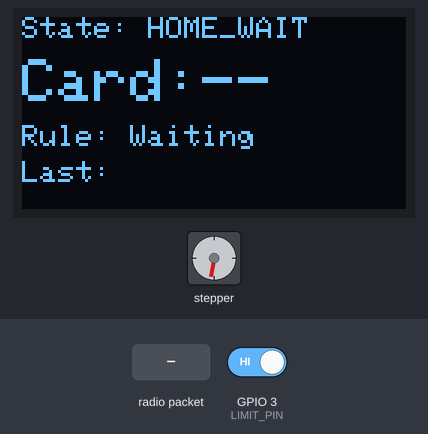
This sketch was run on a simulated ESP32. Parts: 128×64 one-colour display, stepper motor. Inputs (shaded band) come from the test bench; at power-on: GPIO 3 (LIMIT_PIN) HIGH. Stepper angles assume 200 steps per turn; what the sketch prints to the serial monitor is not drawn.

Above: at 1.2 s.
1.3 s: GPIO 3 (LIMIT_PIN) driven LOW
At 1.71 s:
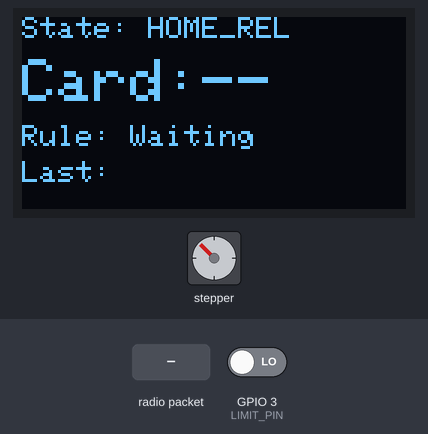
3.9 s: radio packet "1" arrives
At 4.12 s:
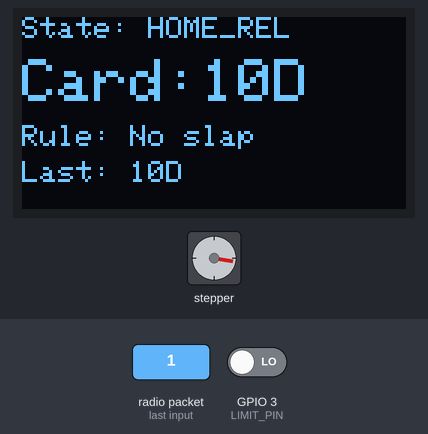
6.3 s: radio packet "2" arrives
At 6.53 s:
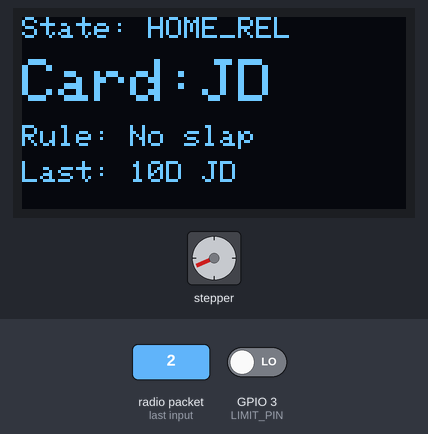
8.7 s: GPIO 3 (LIMIT_PIN) driven HIGH
At 10.3 s:
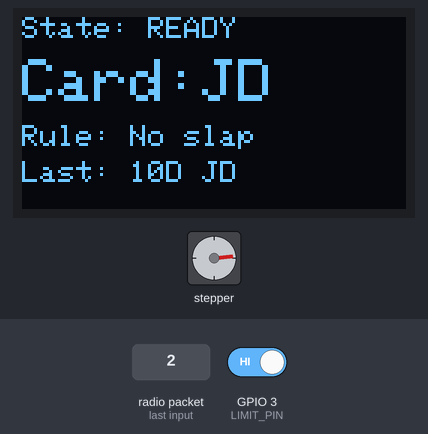
10.6 s: radio packet "1" arrives
At 10.8 s:
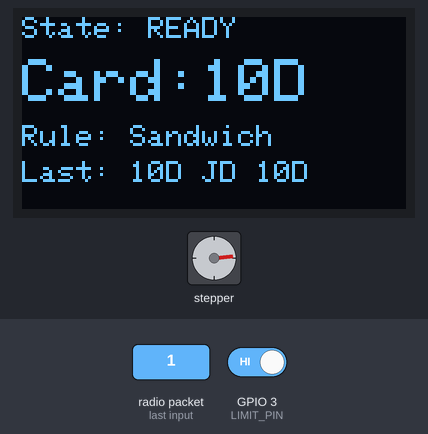
13.0 s: GPIO 3 (LIMIT_PIN) driven LOW
At 13.8 s:
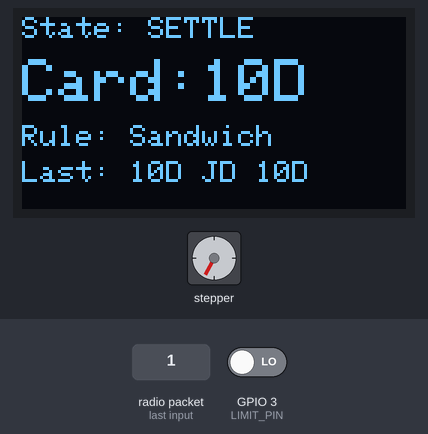
Timing chart, 0 to 17.0 s (numbered marks = the images above; inputs shaded):
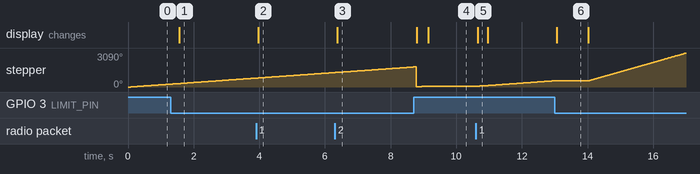

The sketch:

ers_bot_c3_final.ino
```cpp
#include <WiFi.h>
#include <esp_now.h>
#include <esp_wifi.h>

#include <Wire.h>
#include <Adafruit_GFX.h>
#include <Adafruit_SSD1306.h>

#include <AccelStepper.h>
#include <math.h>
#include <string.h>

// ============================================================
// Pins
// ============================================================
#define STEP_PIN  D0
#define DIR_PIN   D1
#define LIMIT_PIN D2

#ifndef SDA_PIN
#define SDA_PIN D4
#endif

#ifndef SCL_PIN
#define SCL_PIN D5
#endif

// ============================================================
// OLED
// ============================================================
#define SCREEN_WIDTH 128
#define SCREEN_HEIGHT 64
static const uint8_t OLED_ADDR = 0x3C;

Adafruit_SSD1306 display(SCREEN_WIDTH, SCREEN_HEIGHT, &Wire, -1);

// ============================================================
// Stepper
// ============================================================
static const bool DIR_POLARITY = false;
AccelStepper stepper(AccelStepper::DRIVER, STEP_PIN, DIR_PIN);

static const long STEPS_PER_REV = 200;

static inline long degToSteps(float deg) {
  return lroundf((deg / 360.0f) * (float)STEPS_PER_REV);
}

// Motion tuning
static const float HOME_SPEED_SPS = 120.0f;
static const float MOVE_SPEED_SPS = 600.0f;
static const float ACCEL_SPS2     = 1500.0f;

// Tuned angles
static const long LOAD_OFFSET_STEPS = degToSteps(85.0f);
static const long SLAP_OFFSET_STEPS = degToSteps(10.0f);

// Debounce / ignore
static const uint32_t RELEASE_DEBOUNCE_MS = 40;
static const uint32_t SWITCH_IGNORE_MS    = 1000;
static uint32_t switchIgnoreUntilMs = 0;

// ============================================================
// ESP-NOW packet
// ============================================================
typedef struct __attribute__((packed)) {
  uint8_t card_id; // 1..52
} CardPacket;

// ============================================================
// Game rule toggles
// ============================================================
struct RuleToggles {
  bool doubles   = true;
  bool sandwich  = true;
  bool marriage  = false;
  bool divorce   = false;
  bool addTo10   = false;
};

static RuleToggles rules;

// ============================================================
// Card / pile memory
// ============================================================

// Rule-evaluation pile memory
static const uint8_t MAX_PILE = 12;
static uint8_t pileRanks[MAX_PILE];
static uint8_t pileCount = 0;

// OLED card history memory
static const uint8_t CARD_HISTORY_LEN = 6;
static uint8_t cardHistory[CARD_HISTORY_LEN];
static uint8_t cardHistoryCount = 0;

// Mailbox from ESP-NOW callback -> main loop
static volatile bool rxCardPending = false;
static volatile uint8_t rxCardId = 0;

// Slap request generated by rules
static volatile bool slapRequested = false;

// Status text for OLED / serial
static char latestCardText[4] = "--";
static char latestReason[16]  = "Waiting";
static bool hasAnyCard = false;

// ============================================================
// State machine
// ============================================================
enum State {
  WAIT_FOR_PRESS,               // move CW while waiting for switch press
  HOME_MOVE_UNTIL_RELEASE_STABLE,
  MOVE_TO_LOAD,
  READY,
  MOVE_TO_SLAP_STRIKE,
  SLAP_SEEK_PRESS,
  POST_SLAP_WAIT_1S,
  POST_SLAP_SEEK_RELEASE_500
};

static State state = WAIT_FOR_PRESS;

static uint32_t releaseCandidateSinceMs = 0;
static uint32_t settleUntilMs = 0;

// ============================================================
// Limit switch helpers
// ============================================================
static inline bool limitPressedRaw() {
  return digitalRead(LIMIT_PIN) == LOW; // INPUT_PULLUP => pressed = LOW
}

static inline bool limitPressedFiltered() {
  if ((int32_t)(millis() - switchIgnoreUntilMs) < 0) return false;
  return limitPressedRaw();
}

static inline void beginSwitchIgnore(uint32_t durationMs = SWITCH_IGNORE_MS) {
  switchIgnoreUntilMs = millis() + durationMs;
}

// ============================================================
// Stepper helpers
// ============================================================
static void setDirectionPolarity() {
  stepper.setPinsInverted(false, DIR_POLARITY, false);
}

static void startLoadFromZero() {
  stepper.setMaxSpeed(MOVE_SPEED_SPS);
  stepper.setAcceleration(ACCEL_SPS2);
  stepper.moveTo(LOAD_OFFSET_STEPS);
  state = MOVE_TO_LOAD;
}

static void startSlapStrikeCW() {
  stepper.setMaxSpeed(MOVE_SPEED_SPS);
  stepper.setAcceleration(ACCEL_SPS2);
  stepper.move(SLAP_OFFSET_STEPS);
  state = MOVE_TO_SLAP_STRIKE;
}

static void startSeekPressCW() {
  stepper.setMaxSpeed(HOME_SPEED_SPS);
  stepper.setSpeed(fabs(HOME_SPEED_SPS));
  state = SLAP_SEEK_PRESS;
}

static void stopMotorNow() {
  stepper.setSpeed(0);
  stepper.stop();
  stepper.moveTo(stepper.currentPosition());
}

// ============================================================
// Card helpers
// ID order:
// 1..13  = AC..KC
// 14..26 = AH..KH
// 27..39 = AS..KS
// 40..52 = AD..KD
// ============================================================
static inline uint8_t cardIdToRank(uint8_t id) {
  return (uint8_t)(((id - 1) % 13) + 1); // 1..13
}

static void cardIdToText(uint8_t id, char out[4]) {
  out[0] = '\0';

  if (id < 1 || id > 52) {
    out[0] = '?';
    out[1] = '\0';
    return;
  }

  uint8_t suitIndex = (id - 1) / 13;      // 0=C,1=H,2=S,3=D
  uint8_t rankIndex = (id - 1) % 13 + 1;  // 1..13

  if (rankIndex == 1) {
    out[0] = 'A'; out[1] = '\0';
  } else if (rankIndex >= 2 && rankIndex <= 9) {
    out[0] = char('0' + rankIndex); out[1] = '\0';
  } else if (rankIndex == 10) {
    out[0] = '1'; out[1] = '0'; out[2] = '\0';
  } else if (rankIndex == 11) {
    out[0] = 'J'; out[1] = '\0';
  } else if (rankIndex == 12) {
    out[0] = 'Q'; out[1] = '\0';
  } else {
    out[0] = 'K'; out[1] = '\0';
  }

  char suitChar = 'C';
  if (suitIndex == 0) suitChar = 'C';
  else if (suitIndex == 1) suitChar = 'H';
  else if (suitIndex == 2) suitChar = 'S';
  else suitChar = 'D';

  size_t n = strlen(out);
  out[n] = suitChar;
  out[n + 1] = '\0';
}

// ============================================================
// Pile / history helpers
// ============================================================
static inline void clearPile() {
  pileCount = 0;
}

static inline void pushRank(uint8_t r) {
  if (pileCount < MAX_PILE) {
    pileRanks[pileCount++] = r;
  } else {
    for (uint8_t i = 1; i < MAX_PILE; i++) pileRanks[i - 1] = pileRanks[i];
    pileRanks[MAX_PILE - 1] = r;
  }
}

static inline uint8_t lastRank(uint8_t back) {
  return pileRanks[pileCount - back];
}

static void pushCardHistory(uint8_t id) {
  if (cardHistoryCount < CARD_HISTORY_LEN) {
    cardHistory[cardHistoryCount++] = id;
  } else {
    for (uint8_t i = 1; i < CARD_HISTORY_LEN; i++) cardHistory[i - 1] = cardHistory[i];
    cardHistory[CARD_HISTORY_LEN - 1] = id;
  }
}

// ============================================================
// Rules
// ============================================================
static inline bool checkDoubles() {
  return (pileCount >= 2) && (lastRank(1) == lastRank(2));
}

static inline bool checkSandwich() {
  return (pileCount >= 3) && (lastRank(1) == lastRank(3));
}

static inline bool checkMarriage() {
  if (pileCount < 2) return false;
  uint8_t a = lastRank(1), b = lastRank(2);
  return (a == 13 && b == 12) || (a == 12 && b == 13);
}

static inline bool checkDivorce() {
  if (pileCount < 2) return false;
  uint8_t a = lastRank(1), b = lastRank(2);
  return (a == 13 && b == 11) || (a == 11 && b == 13);
}

static inline bool checkAddTo10() {
  if (pileCount < 2) return false;
  uint8_t a = lastRank(1), b = lastRank(2);
  return (a + b) == 10;
}

static inline void triggerSlapAndClear(const char* reason) {
  if (!slapRequested) {
    slapRequested = true;
    strncpy(latestReason, reason, sizeof(latestReason) - 1);
    latestReason[sizeof(latestReason) - 1] = '\0';

    Serial.print("SLAP! Reason: ");
    Serial.println(reason);
  }
  clearPile();
}

static inline void evaluateRules() {
  if (rules.doubles  && checkDoubles())  { triggerSlapAndClear("Doubles");  return; }
  if (rules.sandwich && checkSandwich()) { triggerSlapAndClear("Sandwich"); return; }
  if (rules.marriage && checkMarriage()) { triggerSlapAndClear("Marriage"); return; }
  if (rules.divorce  && checkDivorce())  { triggerSlapAndClear("Divorce");  return; }
  if (rules.addTo10  && checkAddTo10())  { triggerSlapAndClear("AddTo10");  return; }

  strncpy(latestReason, "No slap", sizeof(latestReason) - 1);
  latestReason[sizeof(latestReason) - 1] = '\0';
}

// ============================================================
// OLED drawing
// ============================================================
static void drawScreen() {
  display.clearDisplay();
  display.setTextColor(SSD1306_WHITE);

  // Header
  display.setTextSize(1);
  display.setCursor(0, 0);
  display.print("State: ");
  switch (state) {
    case WAIT_FOR_PRESS:               display.println("HOME_WAIT"); break;
    case HOME_MOVE_UNTIL_RELEASE_STABLE: display.println("HOME_REL"); break;
    case MOVE_TO_LOAD:                 display.println("LOAD"); break;
    case READY:                        display.println("READY"); break;
    case MOVE_TO_SLAP_STRIKE:          display.println("SLAP"); break;
    case SLAP_SEEK_PRESS:              display.println("SEEK_SW"); break;
    case POST_SLAP_WAIT_1S:            display.println("SETTLE"); break;
    case POST_SLAP_SEEK_RELEASE_500:   display.println("RELOAD"); break;
    default:                           display.println("?"); break;
  }

  // Latest card
  display.setTextSize(2);
  display.setCursor(0, 14);
  display.print("Card:");
  display.setCursor(60, 14);
  display.print(latestCardText);

  // Reason
  display.setTextSize(1);
  display.setCursor(0, 36);
  display.print("Rule: ");
  display.println(latestReason);

  // History
  display.setCursor(0, 48);
  display.print("Last: ");
  for (uint8_t i = 0; i < cardHistoryCount; i++) {
    char txt[4];
    cardIdToText(cardHistory[i], txt);
    display.print(txt);
    if (i + 1 < cardHistoryCount) display.print(" ");
  }

  display.display();
}

// ============================================================
// ESP-NOW callback
// ============================================================
static void onEspNowRecv(const esp_now_recv_info_t *info, const uint8_t *data, int len) {
  (void)info;

  if (len != (int)sizeof(CardPacket)) return;

  CardPacket pkt;
  memcpy(&pkt, data, sizeof(pkt));

  if (pkt.card_id < 1 || pkt.card_id > 52) return;

  rxCardId = pkt.card_id;
  rxCardPending = true;
}

// ============================================================
// ESP-NOW init
// ============================================================
static bool initEspNowReceiver(uint8_t channel = 1) {
  WiFi.mode(WIFI_STA);
  WiFi.setSleep(false);

  esp_wifi_set_promiscuous(true);
  esp_wifi_set_channel(channel, WIFI_SECOND_CHAN_NONE);
  esp_wifi_set_promiscuous(false);

  if (esp_now_init() != ESP_OK) return false;
  esp_now_register_recv_cb(onEspNowRecv);
  return true;
}

// ============================================================
// Process received card in main loop
// ============================================================
static void processPendingCard() {
  if (!rxCardPending) return;

  noInterrupts();
  uint8_t id = rxCardId;
  rxCardPending = false;
  interrupts();

  uint8_t rank = cardIdToRank(id);

  pushRank(rank);
  pushCardHistory(id);
  cardIdToText(id, latestCardText);
  hasAnyCard = true;

  Serial.print("Received: ");
  Serial.print(latestCardText);
  Serial.print("  ID=");
  Serial.print(id);
  Serial.print("  Rank=");
  Serial.print(rank);
  Serial.print("  pileCount=");
  Serial.println(pileCount);

  evaluateRules();
  drawScreen();
}

// ============================================================
// Setup
// ============================================================
void setup() {
  Serial.begin(115200);

  pinMode(LIMIT_PIN, INPUT_PULLUP);

  // I2C / OLED
  Wire.begin(SDA_PIN, SCL_PIN);
  if (!display.begin(SSD1306_SWITCHCAPVCC, OLED_ADDR)) {
    Serial.println("OLED init failed");
    while (true) delay(1000);
  }

  // Stepper
  stepper.setMinPulseWidth(2);
  setDirectionPolarity();

  // ESP-NOW
  if (!initEspNowReceiver(1)) {
    Serial.println("ESP-NOW init failed");
    display.clearDisplay();
    display.setTextSize(1);
    display.setCursor(0, 0);
    display.println("ESP-NOW FAILED");
    display.display();
    while (true) delay(1000);
  }

  strncpy(latestReason, "Waiting", sizeof(latestReason) - 1);
  latestReason[sizeof(latestReason) - 1] = '\0';

  // Start homing motion immediately:
  // wait for switch press while moving CW
  stepper.setMaxSpeed(HOME_SPEED_SPS);
  stepper.setSpeed(fabs(HOME_SPEED_SPS));
  state = WAIT_FOR_PRESS;

  drawScreen();

  Serial.println("Merged receiver ready.");
  Serial.println("Rules: Doubles + Sandwich enabled.");
  Serial.println("Homing: moving CW until switch press, then CW until release, then load.");
}

// ============================================================
// Main loop
// ============================================================
void loop() {
  // 1) Service motor continuously
  switch (state) {
    case WAIT_FOR_PRESS:
    case HOME_MOVE_UNTIL_RELEASE_STABLE:
    case SLAP_SEEK_PRESS:
    case POST_SLAP_SEEK_RELEASE_500:
      stepper.runSpeed();
      break;

    case MOVE_TO_LOAD:
    case MOVE_TO_SLAP_STRIKE:
      stepper.run();
      break;

    default:
      break;
  }

  // 2) Process any newly received card
  processPendingCard();

  // 3) Inputs / timing
  bool lp_raw  = limitPressedRaw();
  bool lp_filt = limitPressedFiltered();
  uint32_t now = millis();

  // 4) Motor state machine
  switch (state) {
    case WAIT_FOR_PRESS:
      // Moving CW already. Wait for switch to become pressed.
      if (lp_raw) {
        Serial.println("Homing: switch pressed. Continue CW until release...");
        releaseCandidateSinceMs = 0;
        state = HOME_MOVE_UNTIL_RELEASE_STABLE;
        drawScreen();
      }
      break;

    case HOME_MOVE_UNTIL_RELEASE_STABLE:
      if (!lp_raw) {
        if (releaseCandidateSinceMs == 0) releaseCandidateSinceMs = now;
        if ((now - releaseCandidateSinceMs) >= RELEASE_DEBOUNCE_MS) {
          stepper.setCurrentPosition(0);
          Serial.println("Homing: released stable. Home=0. Loading...");
          startLoadFromZero();
          drawScreen();
        }
      } else {
        releaseCandidateSinceMs = 0;
      }
      break;

    case MOVE_TO_LOAD:
      if (stepper.distanceToGo() == 0) {
        Serial.println("Loaded. READY.");
        state = READY;
        drawScreen();
      }
      break;

    case READY:
      if (slapRequested) {
        slapRequested = false;
        Serial.println("Executing slap...");
        startSlapStrikeCW();
        drawScreen();
      }
      break;

    case MOVE_TO_SLAP_STRIKE:
      if (stepper.distanceToGo() == 0) {
        Serial.println("Strike done. Seeking switch press...");
        startSeekPressCW();
        drawScreen();
      }
      break;

    case SLAP_SEEK_PRESS:
      if (lp_filt) {
        Serial.println("Limit pressed. Settling...");
        beginSwitchIgnore(SWITCH_IGNORE_MS);
        stopMotorNow();
        settleUntilMs = now + SWITCH_IGNORE_MS;
        state = POST_SLAP_WAIT_1S;
        drawScreen();
      }
      break;

    case POST_SLAP_WAIT_1S:
      if ((int32_t)(now - settleUntilMs) >= 0) {
        if (limitPressedRaw()) {
          Serial.println("Switch still pressed. Seeking release at move speed...");
          stepper.setMaxSpeed(MOVE_SPEED_SPS);
          stepper.setSpeed(fabs(MOVE_SPEED_SPS));
          state = POST_SLAP_SEEK_RELEASE_500;
          drawScreen();
        } else {
          Serial.println("Switch not pressed after settle. Seeking press again...");
          startSeekPressCW();
          drawScreen();
        }
      }
      break;

    case POST_SLAP_SEEK_RELEASE_500:
      if (!lp_raw) {
        stepper.setSpeed(0);
        stepper.setCurrentPosition(0);
        Serial.println("Released -> set 0. Loading...");
        startLoadFromZero();
        drawScreen();
      }
      break;
  }

  delay(2);
}
```

Measured:
- after the input at 1.3 s, the display: changes after 0.26 s (image 1)
- after the input at 3.9 s, the display: changes after 0.07 s (image 2)
- after the input at 6.3 s, the display: changes after 0.08 s (image 3)
- after the input at 8.7 s, the display: first changes after 0.09 s (image 4 shows a later state)
- after the input at 10.6 s, stepper: keeps turning clockwise at about 211°/s, starting after 0.10 s; the display: changes after 0.06 s (image 5)
- after the input at 13.0 s, the display: changes after 0.07 s (image 6)
- what the display in image 6 shows lasts 0.9 s, from 13.1 s to 14.0 s
